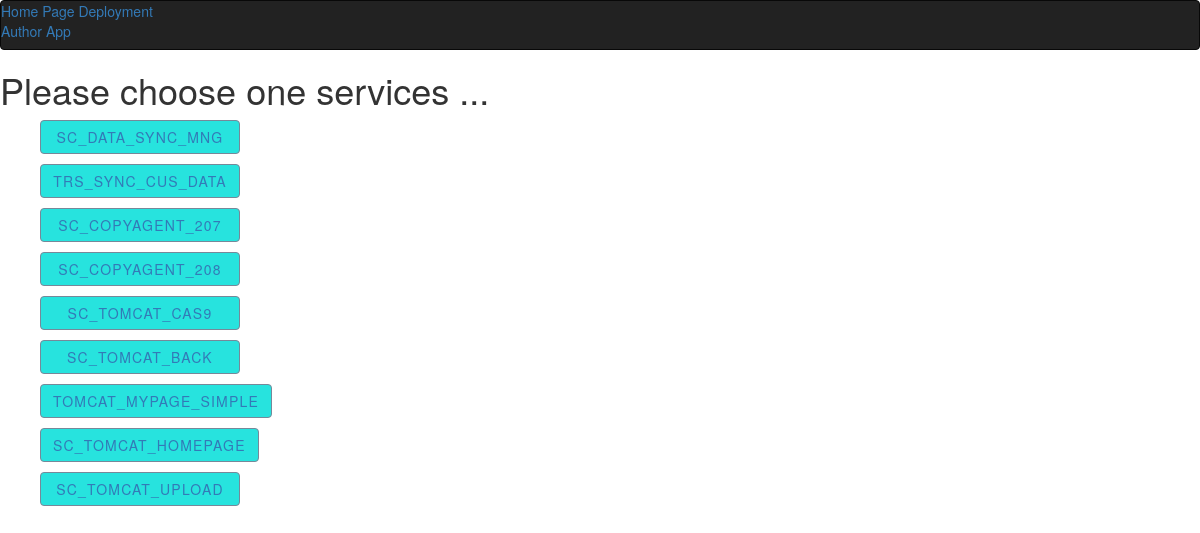
The app's page /social/ with its own data.
### myapp/models.py (models this page shows, shortened)
class Item(models.Model):
    i_name = models.CharField(max_length=30)
    i_host = models.CharField(max_length=30)
    i_service = models.IntegerField()
    i_link_source = models.CharField(max_length=300, blank=True)
    i_subsystem = models.CharField(max_length=50)
    i_processName = models.CharField(max_length=100)
    i_baseDir     = models.CharField(max_length=100)
    cat = models.ForeignKey(Category,on_delete=models.CASCADE)

### myapp/views.py (the view)
# urls.py: url(r"^social/$", views.social_view, name='social'),
def social_view(request):
    social_items = Item.objects.filter(i_subsystem__contains='social_')
    return render(request, 'social.html',{'social_items': social_items})

### myapp/templates/social.html (shortened to what this page needs)
{% extends 'base.html' %}
{% block content %}
<h1>Please choose one services  ...</h1>
    {% for social_item in social_items %}
    <ul>
        <div class="btn btn--border btn--primary btn--animated">
        <a class="btn-draw" href={% url 'social_item_detail' name=social_item.i_name %}> {{ social_item.i_name }}
    </a></div>
    </ul>
    {% endfor %}
{% endblock content %}

### myapp/static/css/style.css (style rules this page uses)
* { box-sizing: border-box; }
.btn, button { background: #27e3de; border: none; font-size: 10px; font-size: 1rem; background-color: #27e3de; color: white; letter-spacing: 1.5px; text-transform: uppercase; padding: 14px 21px; padding: 1.4rem 2.1rem; border: 2px solid #27e3de; transition: color 0.1s cubic-bezier(0.16, 0.08, 0.355, 1), background 0.1s cubic-bezier(0.16, 0.08, 0.355, 1); display: inline-block; cursor: pointer; width: 100%; min-width: 200px; min-width: 20rem; outline: none; vertical-align: middle; text-align: center; position: relative; overflow: hidden; }
@media (min-width: 400px) { .btn, button { width: auto; } }
@media (min-width: 800px) { .btn, button { font-size: 1.1rem; padding: 1.6rem 2.8rem; } }
body { position: relative; font-family: sans-serif; font-size: 14px; }
.btn { position: relative; display: inline-block; letter-spacing: 1.2px; padding: 12px 32px; text-align: center; text-transform: uppercase; overflow: hidden; z-index: 1; cursor: pointer; }
.btn--primary { color: lightslategray; }
.btn--border { border-width: 1px; border-style: solid; border-radius: 10px; box-sizing: border-box; }
.btn--animated { transition-property: color; transition-duration: 0.5s; }
.btn--animated.btn--border.btn--primary { border: 1px solid lightslategray; }
.btn--animated:before { content: ""; position: absolute; top: 0; left: 0; right: 0; bottom: 0; background: lightslategray; transform: scaleX(0); transform-origin: 0 50%; transition-property: transform; transition-duration: 0.5s; transition-timing-function: ease-out; z-index: -1; }

### records on screen
Item: i_name "SC_DATA_SYNC_MNG"
Item: i_name "TRS_SYNC_CUS_DATA"
Item: i_name "SC_COPYAGENT_207"
Item: i_name "SC_COPYAGENT_208"
Item: i_name "SC_TOMCAT_CAS9"
Item: i_name "SC_TOMCAT_BACK"
Item: i_name "TOMCAT_MYPAGE_SIMPLE"
Item: i_name "SC_TOMCAT_HOMEPAGE"
Item: i_name "SC_TOMCAT_UPLOAD"
